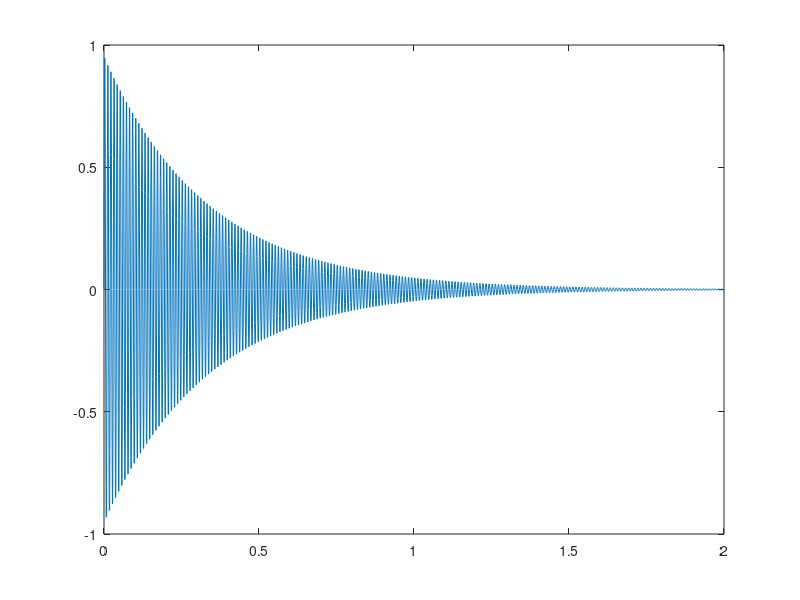

The MATLAB source for this figure:
clc, clear, close all;

%to create an anonymus function we  will wirte
               
func1 = @(x, y) (x + y);  %@(input paramters) (algorithm definition)

%to call the function we do like always name = func(parameters)
result = func1(2,1);

%we can also make it more complex
func2 = @(decay, time, omega) (exp(-decay * time) .* sin(omega * time));

time = linspace(0, 2, 2001);
decay = 3;
frequency = 100;
omega = 2 * pi  * frequency;
p = func2(decay,time,omega);
plot(time,p);
